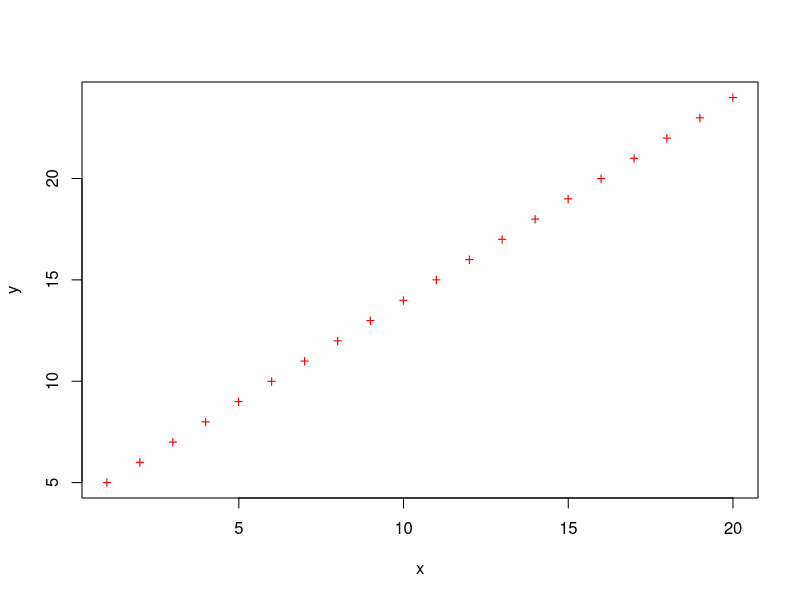
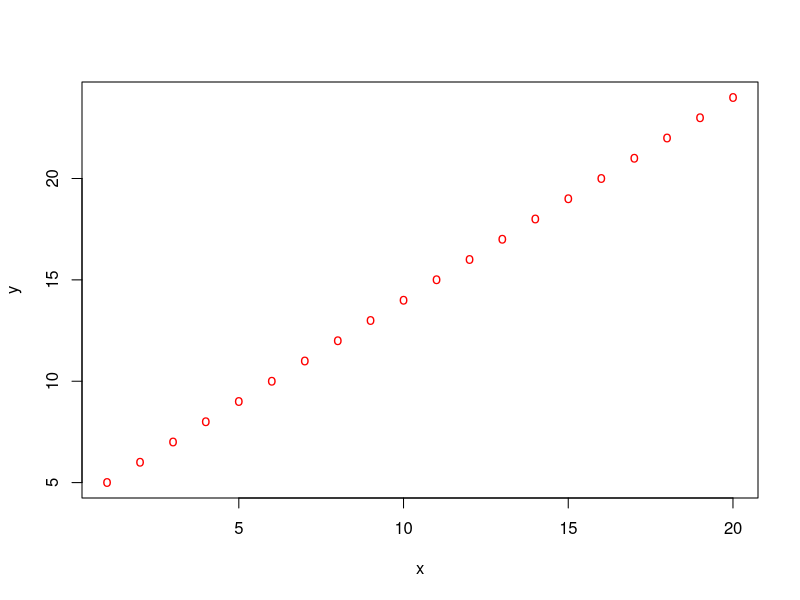
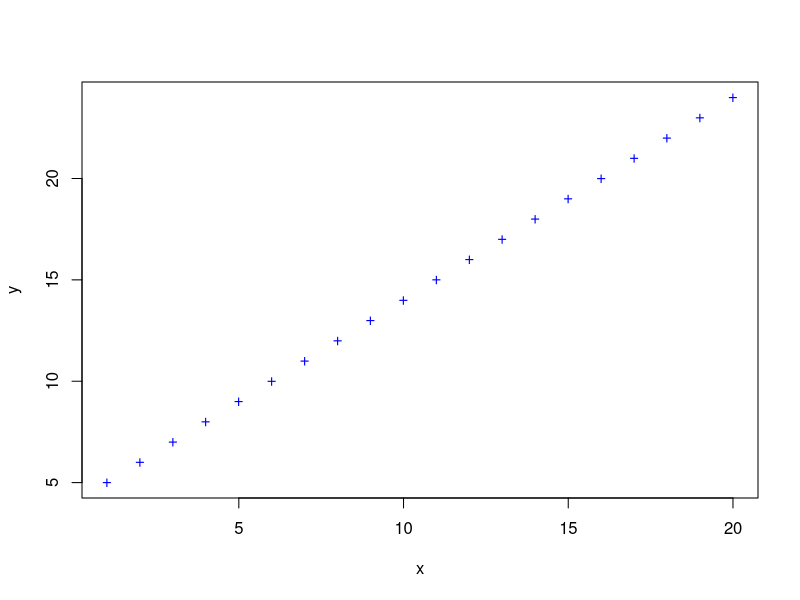

Here is the R script that generated these plots, in order: (Note: this script raises an error after producing the figures.)
## ---- chunk 1
x <- 5.8
cat("The result is",x,"N/m.\n")
## ---- chunk 2
x <- readline("Enter x: \n")
x
## ---- chunk 3
x <- as.numeric(x)
x
## ---- chunk 4
x <- 6
y <- 0.5
if (x>2 & y<1){
  print(x)
  print(y)
}else{
  cat("Warning, x<=2 or y>-1\n")
}
## ---- chunk 5
for (f in seq(1,10,by=2)){
  cat("Square root of",f,"is",sqrt(f),"\n")
}
## ---- chunk 6
x <- seq(1,10,by=2)
ee <- paste("Square root of",x,"is",sqrt(x),"\n")
cat(ee)
## ---- chunk 7
geo.mean <- function(x){
  z <- prod(x)^(1/length(x))
  return(z)
}
x = seq(1,100)
geo.mean(x)
## ---- chunk 8
my.plot <- function(x,y,symb="+",color="red"){
  plot(x,y,pch=symb,col=color)
}
x = seq(1,20,1)
y = seq(5,24,1)
my.plot(x,y)
my.plot(x,y,"o")
my.plot(x,y,color="blue")
args("my.plot")
